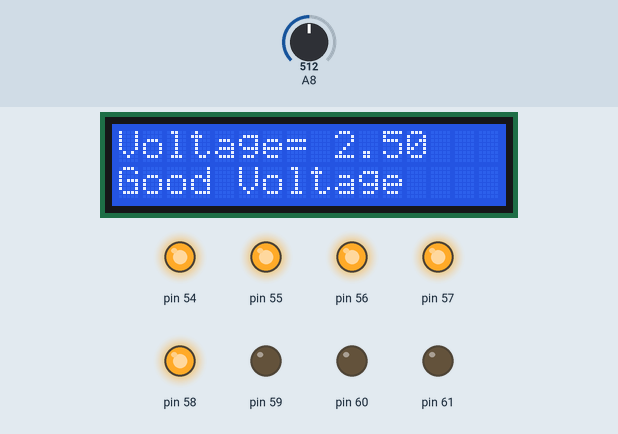
This sketch was run on a simulated Arduino Mega 2560, built with avr-gcc and run on an emulated ATmega2560. Shown: 16×2 character LCD, output pins drawn as LEDs (lit = HIGH). The inputs (shaded band) are chosen by the test bench; at power-on: A8 = 512.

Above: at 1.28 s.
1.3 s: A8 set to 392
At 1.55 s:
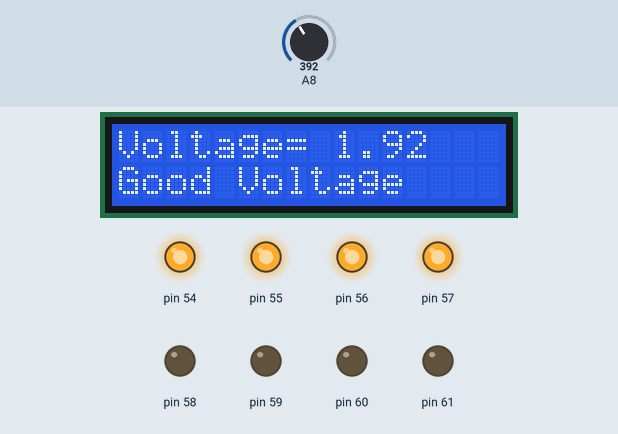
3.6 s: A8 set to 365
At 4.2 s:
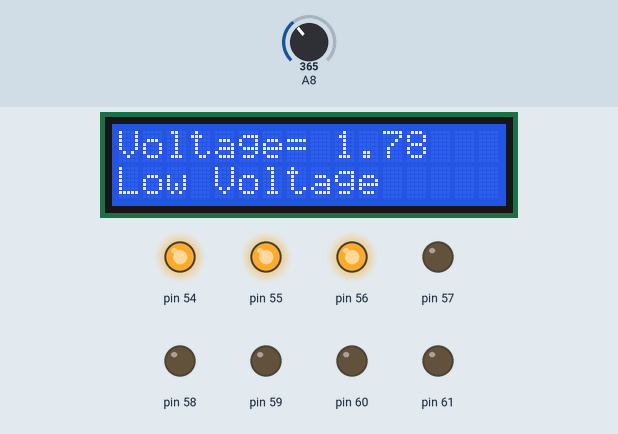
5.9 s: A8 set to 263
At 6.43 s:
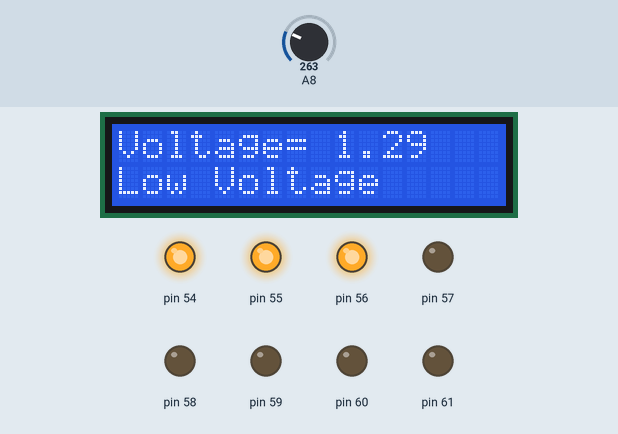
7.4 s: A8 set to 242
At 7.7 s:
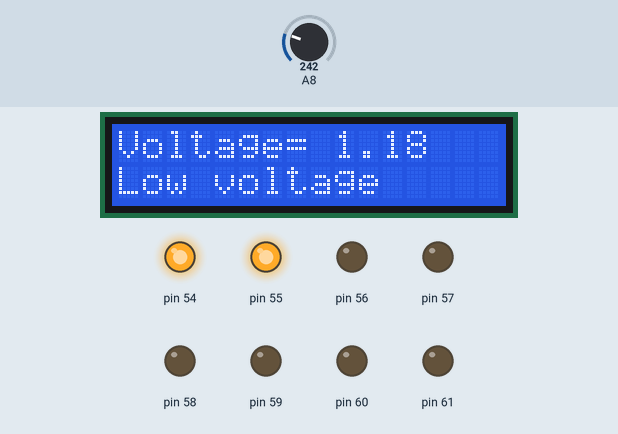
9.8 s: A8 set to 900
At 10.36 s:
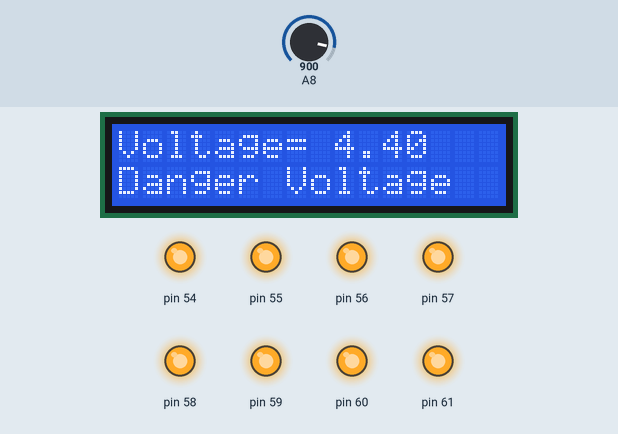
12.0 s: A8 set to 884
At 12.59 s:
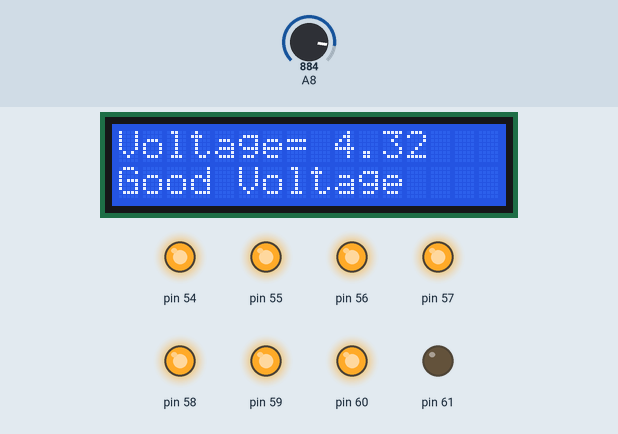
Timing chart, 0 to 15.0 s (numbered marks = the images above; inputs shaded):
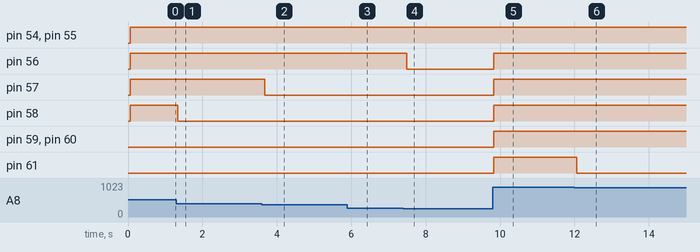

Measured:
- the behaviour switches between 384 and 383 on A8 (found by bisection; images 1 and 2)
- the behaviour switches between 256 and 255 on A8 (found by bisection; images 3 and 4)
- the behaviour switches between 896 and 895 on A8 (found by bisection; images 5 and 6)
- after the input at 1.3 s, pin 58: HIGH → LOW at once; the display: changes at once (image 1)
- after the input at 3.6 s, pin 57: HIGH → LOW after 0.08 s; the display: changes after 0.08 s (image 2)
- after the input at 5.9 s, the display: changes at once (image 3)
- after the input at 7.4 s, pin 56: HIGH → LOW after 0.10 s; the display: first differs from a run without the input after 0.10 s (image 4)
- after the input at 9.8 s, pin 56–61: LOW → HIGH at once; the display: changes at once (image 5)
- after the input at 12.0 s, pin 61: HIGH → LOW after 0.07 s; the display: changes after 0.07 s (image 6)

The sketch:

12181407_lcd_programming.ino
```cpp
//12181407 이종범 임베디드시스템 설계 과제2
//YouTube Link: https://youtu.be/kWopeNGt-vw
//File name: 12181407_lcd_programming.ino
//<설명>
//이 프로그램은 ADC와 LCD를 이용해서 0~5V의 전압과 전압레벨에 맞는 문구를 LCD화면에 출력하고
//각 단계별로 LED를 켜주는 프로그램이다.
//
//동작은 다음과 같다
//1. Potentiometer로 0~5V의 전압을 아두이노로 보낸다
//2. Arduino의 ADC로 0~5V의 전압을 0~1023의 디지털 값으로 변환해준다
//3. 0~1023의 디지털 값을 0~5인 전압값으로 다시 변환해준다
//4. LCD화면에 변환해준 전압값을 출력해준다
//5. 전압을 0~7단계까지 총 8단계로 나눠준다. 이 때, ADC로 되어있는 0~1023을 8개 구간으로 나눠주면 된다
//6. 각 구간에 맞는 문구를 LCD에 출력해준다.
//7. 각 구간에 맞는 LED를 켜준다.
//
//<Arduino MEGA 2560 - Peripheral Board간의 연결>
//		Arduiono MEGA 2560		Peripheral Board
//			A0(PF0)					LED1
//			A1(PF1)					LED2
//			A2(PF2)					LED3
//			A3(PF3)					LED4
//			A4(PF4)					LED5
//			A5(PF5)					LED6
//			A6(PF6)					LED7
//			A7(PF7)					LED8
//
//			Potentiometer 연결
//		Arduiono MEGA 2560		Peripheral Board
//			A8(PK0)					ANA1
//
//			LCD 연결
//		Arduiono MEGA 2560		Peripheral Board
//			12						Rs
//			11						E
//			5						D4
//			4						D5
//			3						D6
//			2						D7

// <각 단계별 LED출력 및 LCD Message>
// 0단계: LED 1개 ON, Low Voltage 출력
// 1단계: LED 2개 ON, Low Voltage 출력
//2단계: LED 3개 ON, Low Voltage 출력
//3단계: LED 4개 ON, Good Voltage 출력
//4단계: LED 5개 ON, Good Voltage 출력
//5단계: LED 6개 ON, Good Voltage 출력
//6단계: LED 7개 ON, Good Voltage 출력
//7단계: LED 8개 ON, Danger Voltage 출력

#include <LiquidCrystal.h> //LCD 라이브러리 사용을위한 헤더파일 호출
#define RANGE 1023 // 0~1023의 범위를 0~1로 바꾸기 위한 전처리기 선언
LiquidCrystal display(12, 11, 5, 4, 3, 2); // LCD 객체인 display선언 Rs, E, D4~D7까지 사용하는 4선 방식을 사용함
int potentio; // Potentiometer에서 나오는 전압값을 ADC변환해서 저장할 변수 선언
int level; // 0~7단계의 전압 단계를 나타내는 변수
void setup(){
	DDRF |= 0XFF; //PF0~PF7을 OUTPUT으로 설정
	display.begin(16, 2); //LCD를 2행 16열로 쓰겠다고 설정
}

void loop(){
	display.setCursor(0, 0); //0번째 줄 0번자리에 커서를 위치한다
	display.print("Voltage="); //Voltage= 라는 문자열을 출력한다
	potentio = analogRead(A8); //ADC값을 변수에 저장
	display.setCursor(9, 0); //0~5V의 전압값을 출력하기 위해 커서 이동
	display.print((float)potentio / RANGE * 5.0); //전압값 변환: potentio(0~1023) -> 0~5V로 LCD에 출력
	display.setCursor(0, 1); //1번 줄의 0번째 칸으로 커서 이동
	level = potentio / 128; //전압을 8단계로 나누기 위해 1023까지의 값을 갖는 potentio를 128로 나눠준다


	switch (level) { // 각 전압단계별 LED출력과 그에따른 LCD출력
	case 0: // 0단계: ADC 0~127까지
		PORTF = 0x01; // LED는 1개만 ON
		display.print("Low voltage"); // LCD에는 LOW Voltage 출력
		break;
	case 1: // 1단계: ADC 128~255까지
		PORTF = 0x03; // LED는 2개만 ON
		display.print("Low voltage"); // LCD에는 LOW Voltage 출력
		break;
	case 2: // 2단계: ADC 256~383까지
		PORTF = 0x07; // LED는 3개만 ON
		display.print("Low Voltage"); // LCD에는 LOW Voltage 출력
		break;

	case 3: // 3단계: ADC 384~511까지
		PORTF = 0x0F; // LED는 4개 ON
		display.print("Good Voltage"); // LCD에는 Good Voltage 출력
		break;

	case 4: // 4단계: ADC 512~639까지
		PORTF = 0x1F; // LED는 5개 ON
		display.print("Good Voltage"); // LCD에는 Good Voltage 출력
		break;

	case 5: // 5단계: ADC 640~767까지
		PORTF = 0x3F; //LED는 6개 ON
		display.print("Good Voltage"); // LCD에는 Good Voltage 출력
		break;

	case 6: // 6단계: ADC 768~894
		PORTF = 0x7F; // LED는 7개 ON
		display.print("Good Voltage"); // LCD에는 Good Voltage 출력
		break;

	case 7: // 7단계: ADC 895~1023
		PORTF = 0xFF; // LED를 8개 전부 ON, 이때 LED8은 buzzer완 연결되어 소리가 난다.
		display.print("Danger Voltage"); // 7단계이므로 LCD에는 Good Voltage 출력
		break;

	default:
		break;
	}

	delay(100); // LCD 출력결과를 표시하기 위해 100ms동안 대기
	display.clear(); // 새로운 결과를 출력하기 위해 LCD를 초기화시킨다.
}
```
